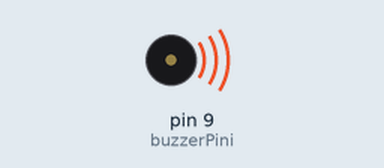
This sketch was run on a simulated Arduino Uno, built with avr-gcc and run on an emulated ATmega328P. Shown: buzzer (waves = sounding).

Above: at 0.15 s.
Timing chart, 0 to 3.0 s (numbered marks = the images above):
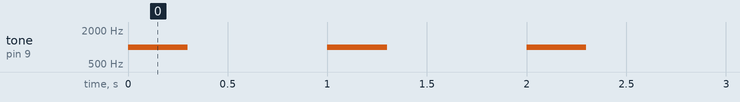

The sketch:

p03_pin_d9.ino
```cpp
const byte buzzerPini = 9;
const unsigned int frekansHz = 1000;
const unsigned int sesMs = 300;
const unsigned int sessizlikMs = 700;

void setup() {
  pinMode(buzzerPini, OUTPUT);
}

void loop() {
  tone(buzzerPini, frekansHz);
  delay(sesMs);
  noTone(buzzerPini);
  delay(sessizlikMs);
}
```

Measured:
- by itself, tone on pin 9 (buzzerPini): alternates 1000 Hz for 0.30 s and silent for 0.70 s
